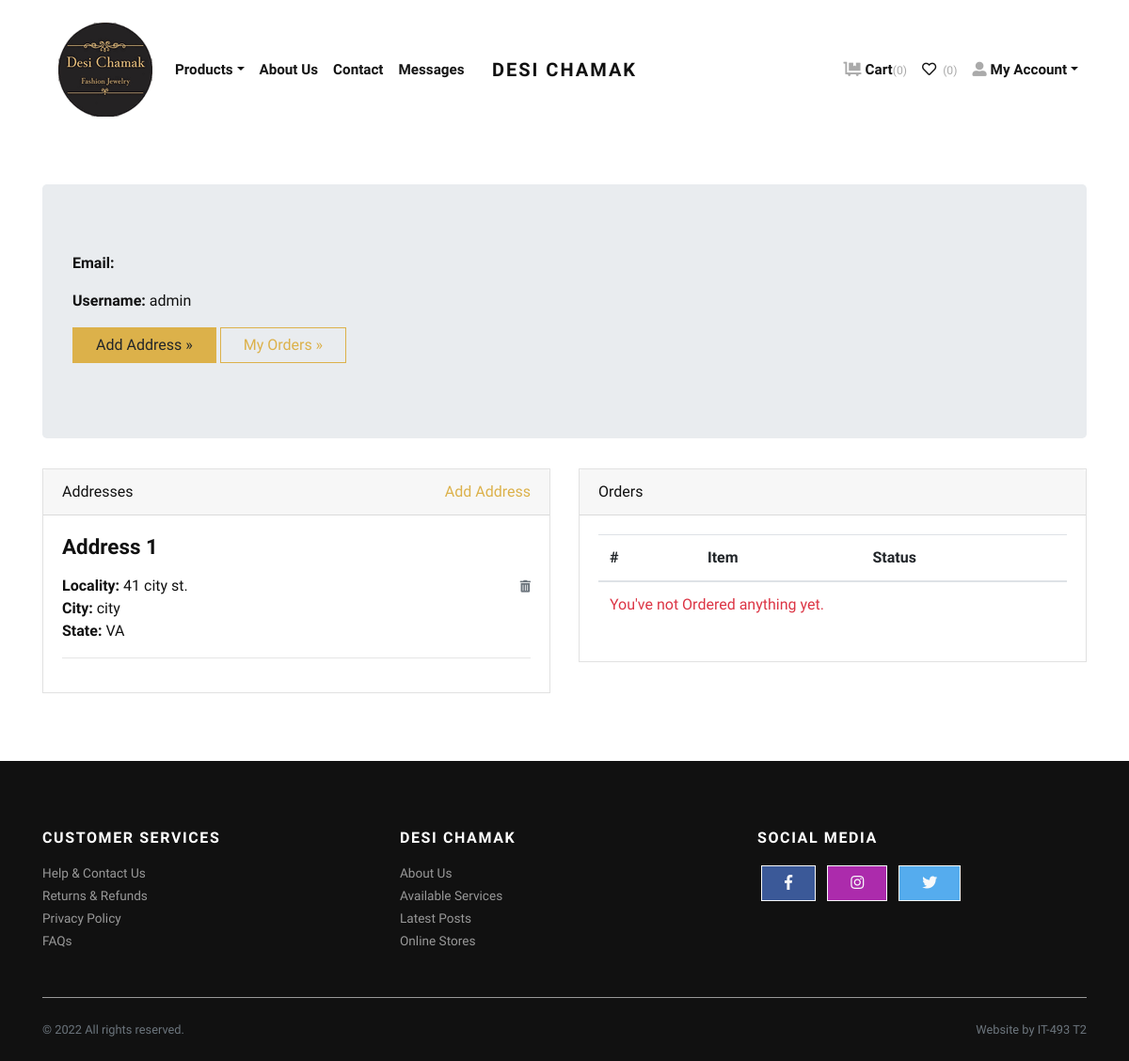
/accounts/profile/ (signed in), run on the app's committed database.
### store/models.py (models this page shows, shortened)
class Address(models.Model):
    user = models.ForeignKey(User, verbose_name="User", on_delete=models.CASCADE)
    locality = models.CharField(max_length=150, verbose_name="Nearest Location")
    city = models.CharField(max_length=150, verbose_name="City")
    state = models.CharField(max_length=150, verbose_name="State")
    country = models.CharField(max_length=150, verbose_name="Country", default="United States")

### store/views.py (the view)
# urls.py: path('accounts/profile/', views.profile, name="profile"),
@login_required
def profile(request):
    addresses = Address.objects.filter(user=request.user)
    orders = Order.objects.filter(user=request.user)
    return render(request, 'account/profile.html', {'addresses': addresses, 'orders': orders})

### store/context_preprocessors.py (called while the page is built)
def store_menu(request):
    categories = Category.objects.filter(is_active=True)
    context = {
        'categories_menu': categories,
    }
    return context

def cart_menu(request):
    if request.user.is_authenticated:
        cart_items= Cart.objects.filter(user=request.user)
        context = {
            'cart_items': cart_items,
        }
    else:
        context = {}
    return context

### templates/account/profile.html (shortened to what this page needs)
{% extends 'base.html' %}
{% load static %}
    {% block content %}
      <div class="container py-5">
        <div class="jumbotron">
          <p><strong>Email:</strong> {{request.user.email}}</p>
          <p><strong>Username:</strong> {{request.user.username}}</p>
          <p><a class="btn btn-primary btn-large" href="{% url 'store:add-address' %}">Add Address »</a> <a class="btn btn-outline-primary btn-large" href="{% url 'store:orders' %}">My Orders »</a></p>
        </div>
        <div class="row">
          <div class="col-lg-6">
            <div class="card mb-4" id="headings">
              <div class="card-header">Addresses <span class="float-right"><a href="{% url 'store:add-address' %}">Add Address</a></span></div>
              <div class="card-body">
                {% if addresses %}
                    {% for address in addresses %}
                        <h4 class="mb-3">Address {{forloop.counter}}</h4>
                        <span class="float-right"><a href="{% url 'store:remove-address' address.id %}"><i class="fas fa-trash-alt small text-muted"></i></a></span>
                        <p>
                            <strong>Locality: </strong>{{address.locality}} <br>
                            <strong>City: </strong>{{address.city}} <br>
                            <strong>State: </strong>{{address.state}} <br>
                        </p>
                        <hr>
                    {% endfor %}
                {% else %}
                <div class="text-danger">
                  Address not Added.
                </div>
                {% endif %}
              </div>
            </div>
          </div>
          <div class="col-lg-6">
            <div class="card mb-4" id="tables">
              <div class="card-header">Orders</div>
              <div class="card-body">
                <table class="table table-hover">
                  <thead>
                    <tr>
                      <th>#</th>
                      <th>Item</th>
                      <th>Status</th>
                    </tr>
                  </thead>
                  <tbody>
                    {% if orders %}
                      {% for order in orders %}
                        <tr>
                          <td>{{forloop.counter}}</td>
                          <td>{{order.product.title}}</td>
                          <td>
                            {{order.status}}
                          </td>
                        </tr>
                      {% endfor %}
                    {% else %}
                    <tr>
                      <td class="text-danger" colspan="3">You've not Ordered anything yet.</td>
                    </tr>
                    {% endif %}
                  </tbody>
                </table>
              </div>
            </div>
          </div>
        </div>
      </div>
{% endblock content %}

### jewelryshop/static/css/style.gold.css (style rules this page uses)
strong { font-weight: 700; }
.btn { font-weight: 400; border: 1px solid transparent; font-family: inherit; padding: 0.375rem 1.5rem; font-size: 1rem; line-height: 1.5; border-radius: 0; transition: color 0.15s ease-in-out, background-color 0.15s ease-in-out, border-color 0.15s ease-in-out, box-shadow 0.15s ease-in-out; }
.btn-primary { color: #212529; background-color: #dcb14a; border-color: #dcb14a; }
.btn-outline-primary { color: #dcb14a; background-color: transparent; background-image: none; border-color: #dcb14a; }
body { font-family: "Libre Franklin", sans-serif; font-size: 1rem; font-weight: 400; line-height: 1.5; color: #111111; background-color: #fff; }
a { color: #dcb14a; text-decoration: none; }
h1, h2, h3, h4, h5, h6, .h1, .h2, .h3, .h4, .h5, .h6 { margin-bottom: 0.5rem; font-family: inherit; font-weight: 900; line-height: 1.2; color: inherit; }
h4, .h4 { font-size: 1.4rem; }
hr { border-top: 1px solid rgba(17, 17, 17, 0.1); }
small, .small { font-size: 80%; font-weight: 400; }
.text-danger { color: #dc3545 !important; }
.card { background-color: #fff; border: 1px solid rgba(17, 17, 17, 0.125); border-radius: 0; }
.card-body { padding: 1.25rem; }
.card-header { padding: 0.75rem 1.25rem; background-color: rgba(17, 17, 17, 0.03); border-bottom: 1px solid rgba(17, 17, 17, 0.125); }
.card-header:first-child { border-radius: calc(0 - 1px) calc(0 - 1px) 0 0; }

### data on the page
Address: locality "41 city st.", city "city", state "VA"

### other printed values
{{ cart_items.count }} "0"
{{ request.user.username }} "admin"
